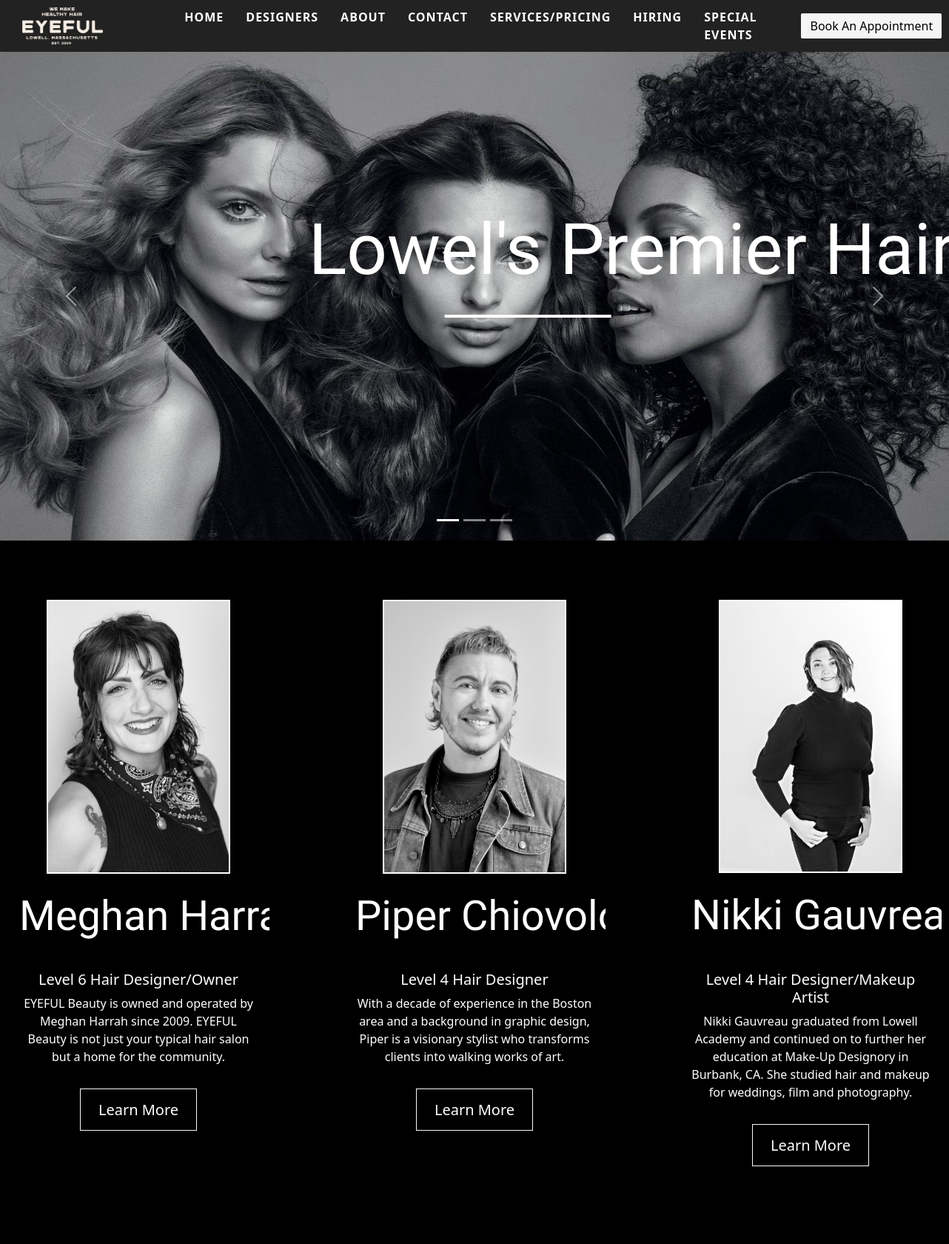
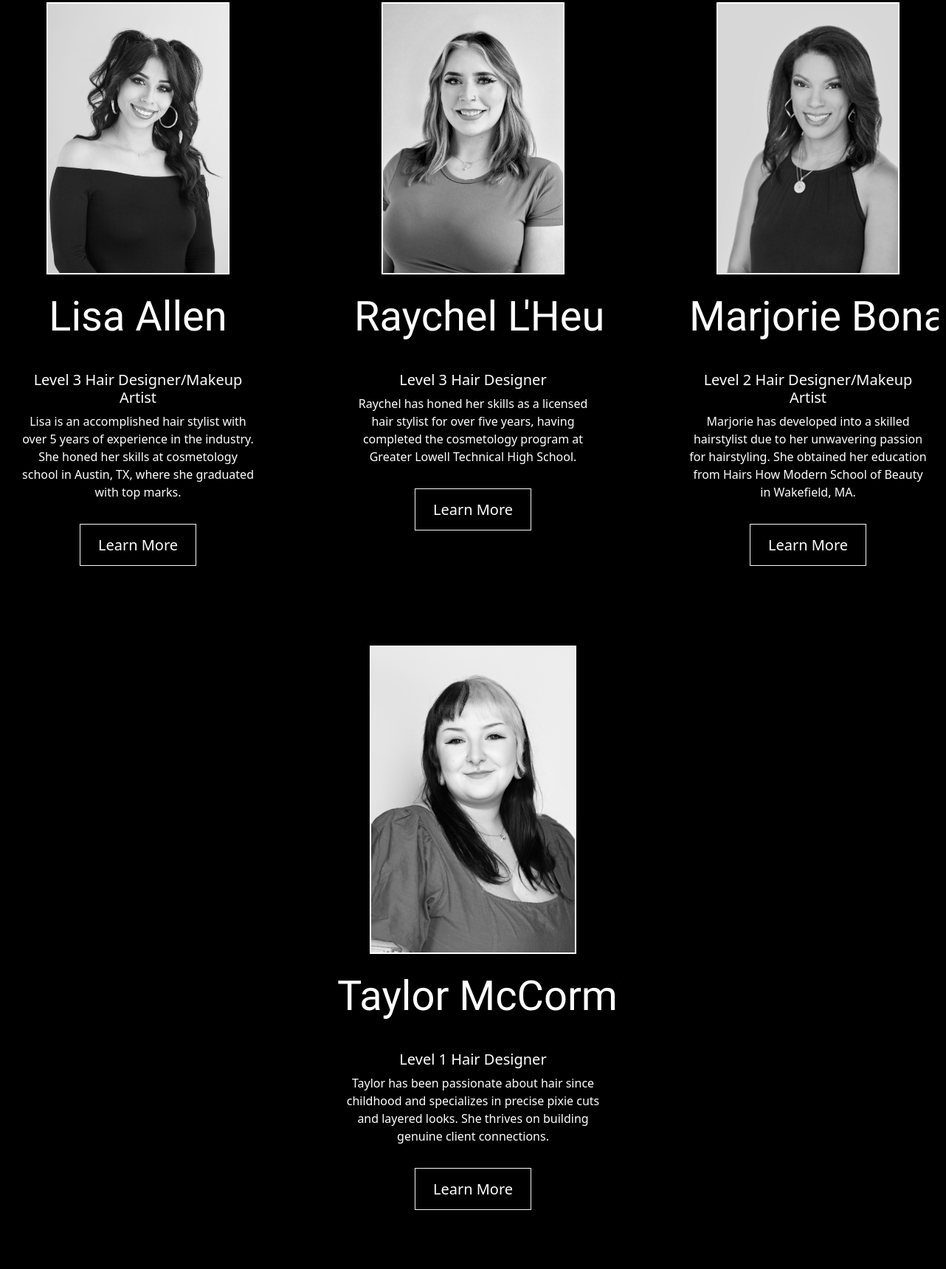
The page / (upper part) on the database its author committed (2 pictures, top to bottom).
### myapp/models.py (models this page shows)
class Designer(models.Model):
    img_designers= models.ImageField(upload_to='designers')
    d_name=models.CharField(max_length=100)
    d_spec=models.TextField()
    d_desc = models.TextField()
    created_at = models.DateTimeField(auto_now_add=True)

### myapp/views.py (the view)
# urls.py: path('', views.home, name='home'),
def home(request):
    dict_designers={
        'designers':Designer.objects.all()
    }
    return render(request, 'home.html',dict_designers)

### templates/home.html (shortened to what this page needs)
{% extends 'base.html' %}
{% load static %}
{% block content %}
<head>
  <link rel="stylesheet" href="{% static 'style.css' %}">
</head>
<body style="background-color: black;">
<div>
<div id="carouselExampleCaptions" class="carousel slide">
    <div class="carousel-indicators">
      <button type="button" data-bs-target="#carouselExampleCaptions" data-bs-slide-to="0" class="active" aria-current="true" aria-label="Slide 1"></button>
      <button type="button" data-bs-target="#carouselExampleCaptions" data-bs-slide-to="1" aria-label="Slide 2"></button>
      <button type="button" data-bs-target="#carouselExampleCaptions" data-bs-slide-to="2" aria-label="Slide 3"></button>
    </div>
    <div class="carousel-inner">
      <div class="carousel-item active">
        <img src="{% static 'images/salon6.avif' %}" class="d-block w-100" alt="..." width="100%" height="660">
        <div class="carousel-caption d-none d-md-block">
          <p >Lowel's Premier Hair Salon</p>
        </div>
      </div>
    </div>
    <button class="carousel-control-prev" type="button" data-bs-target="#carouselExampleCaptions" data-bs-slide="prev">
      <span class="carousel-control-prev-icon" aria-hidden="true"></span>
    </button>
    <button class="carousel-control-next" type="button" data-bs-target="#carouselExampleCaptions" data-bs-slide="next">
      <span class="carousel-control-next-icon" aria-hidden="true"></span>
    </button>
  </div>
  <div style="background-color: black;">
    <div class="designer-section">
        <div class="card1-container">
            {% for i  in designers %}
            <div class="card1">
                <img src="{{i.img_designers.url}}" alt="Card Image 1" class="card1-image">
                <br>
                <div class="card1-content" >
                    <h3>{{i.d_name}}</h3>
                    <br>
                    <h4>{{i.d_spec}}</h4>
                    <p>{{i.d_desc}}</p><br>
                  <h4><a href="{% url 'designers' %}" class="btn1" style=" background-color: black; border: 1px solid #f8f8f8; text-decoration: none;color: #ffffff;">Learn More</a></h4>
                </div>
            </div>
            {% endfor %}
          </div>
            <br>
</body>
{% endblock %}

### templates/base.html (shortened to what this page needs)
{% load static %}
<!DOCTYPE html>
<html lang="en">
<head>
    <link rel="stylesheet" href="https://cdnjs.cloudflare.com/ajax/libs/font-awesome/5.15.4/css/all.min.css">
    <link rel="stylesheet" href="https://cdnjs.cloudflare.com/ajax/libs/bootstrap/5.1.3/css/bootstrap.min.css">
</head>
<body>
    <nav class="navbar">
        <div class="navbar-container">
            <div class="navbar-logo">
                <a href="{% url 'home' %}">
                    <img src="{% static 'images/logo1.png' %}" alt="Logo">
                </a>
            </div>
            <ul class="navbar-links" id="navbar-links">
                <li><a href="{% url 'home' %}"><b>HOME</b></a></li>
                <li><a href="{% url 'designers' %}"><B>DESIGNERS</B></a></li>
                <li><a href="{% url 'about' %}"><B>ABOUT</B></a></li>
                <li><a href="{% url 'contact' %}"><B>CONTACT</B></a></li>
                <li><a href="{% url 'services' %}"><B>SERVICES/PRICING</B></a></li>
                <li><a href="{% url 'hiring' %}"><B>HIRING</B></a></li>
                <li><a href="{% url 'event' %}"><B>SPECIAL EVENTS</B></a></li>
            </ul>
            <div class="navbar-appointment">
                <a href="{% url 'booking' %}" class="appointment-btn">Book An Appointment</a>
            </div>
        </div>
    </nav>
    <main>
        {% block content %}{% endblock %}
    </main>
</body>
</html>

### static/style.css (style rules this page uses)
.carousel-caption { position: absolute; top: 50%; left: 50%; transform: translate(-50%, -50%); white-space: nowrap; color: #fff; font-size: 6rem; font-family: "Lavishly Yours", cursive; text-align: center; font-weight: 400; z-index: 10; }
.carousel-caption::after { content: ""; display: block; width: 50%; height: 4px; background-color: #fff; margin-top: 15px; margin-left: auto; margin-right: 40px; position: relative; }

### templates/base.html (style rules this page uses)
.navbar { background-color: #222; color: white; padding: 10px 20px; display: flex; justify-content: space-between; align-items: center; flex-wrap: wrap; }
.navbar-container { display: flex; align-items: center; width: 100%; max-width: 1300px; margin: 0 auto; }
.navbar-logo { display: flex; margin-left: 10px; align-items: center; }
.navbar-logo img { height: 50px; margin-right: 75px; }
.navbar-links { display: flex; list-style: none; margin: 0; padding: 0; margin-left: 20px; flex-direction: row; }
.navbar-links li { margin: 0 15px; }
.navbar-links a { color: white; text-decoration: none; letter-spacing: 1px; font-size: 16px; position: relative; }
.navbar-links a::before { content: ""; position: absolute; left: 0; top: 0; width: 100%; height: 2px; background-color: white; transform: scaleX(0); transition: transform 0.3s ease; }
.navbar-appointment .appointment-btn { margin-left: 45px; background-color: whitesmoke; color: black; padding: 5px 12px; text-decoration: none; border-radius: 2px; font-weight: small; display: flex; white-space: nowrap; }

### templates/home.html (style rules this page uses)
.card1 { flex: 1 1 300px; max-width: 400px; border-style: none; overflow: hidden; box-shadow: 0 4px 8px rgba(0, 0, 0, 0.1); text-align: center; margin: 10px; }
.card1-container { display: flex; gap: 80px; justify-content: center; flex-wrap: wrap; margin-top: 70px; background-color: black; }
.card1-image { width: 70%; height: auto; border: 2px solid #ffffff; transition: transform 0.3s ease; }
.card1-content { padding: 16px; justify-content: space-between; }
.card1-content h3 { font-family: "Lavishly Yours", cursive; font-size: 3.5rem; white-space: nowrap; color: white !important; margin: 8px 0; }
.card1-content h4 { font-size: 1.25em; color: white !important; margin: 8px 0; }
.card1-content p { color:white !important; font-size: 1em; margin-bottom: 16px; }
.btn1 { padding: 14px 24px; margin-top: auto; }

### rows shown on the page
Designer: img_designers (picture), d_name "Meghan…", d_spec "Level 6 Hair Designer/Owner", d_desc "EYEFUL Beauty is owned and operated by Meghan Harrah since 2009. EYEFUL Beauty is not just your typical hair salon but a home for the community."
Designer: img_designers (picture), d_name "Piper…", d_spec "Level 4 Hair Designer", d_desc "With a decade of experience in the Boston area and a background in graphic design, Piper is a visionary stylist who transforms clients into walking works of art."
Designer: img_designers (picture), d_name "Nikki…", d_spec "Level 4 Hair Designer/Makeup Artist", d_desc "Nikki Gauvreau graduated from Lowell Academy and continued on to further her education at Make-Up Designory in Burbank, CA. She studied hair and makeup for weddings, film and photography."
Designer: img_designers (picture), d_name "Lisa Allen", d_spec "Level 3 Hair Designer/Makeup Artist", d_desc "Lisa is an accomplished hair stylist with over 5 years of experience in the industry. She honed her skills at cosmetology school in Austin, TX, where she graduated with top marks."
Designer: img_designers (picture), d_name "Raychel…", d_spec "Level 3 Hair Designer", d_desc "Raychel has honed her skills as a licensed hair stylist for over five years, having completed the cosmetology program at Greater Lowell Technical High School."
Designer: img_designers (picture), d_name "Marjorie…", d_spec "Level 2 Hair Designer/Makeup Artist", d_desc "Marjorie has developed into a skilled hairstylist due to her unwavering passion for hairstyling. She obtained her education from Hairs How Modern School of Beauty in Wakefield, MA."
Designer: img_designers (picture), d_name "Taylor…", d_spec "Level 1 Hair Designer", d_desc "Taylor has been passionate about hair since childhood and specializes in precise pixie cuts and layered looks. She thrives on building genuine client connections."
